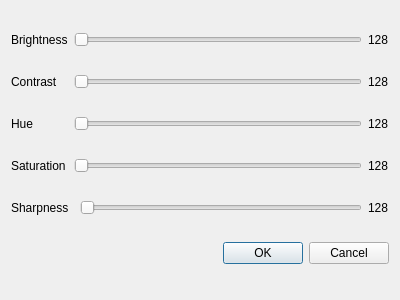
<?xml version="1.0" encoding="UTF-8"?>
<ui version="4.0">
 <class>ProcAmp</class>
 <widget class="QDialog" name="ProcAmp">
  <property name="geometry">
   <rect>
    <x>0</x>
    <y>0</y>
    <width>400</width>
    <height>300</height>
   </rect>
  </property>
  <property name="windowTitle">
   <string>Dialog</string>
  </property>
  <layout class="QGridLayout" name="gridLayout">
   <item row="0" column="0">
    <widget class="QLabel" name="label_Brightness">
     <property name="text">
      <string>Brightness</string>
     </property>
    </widget>
   </item>
   <item row="0" column="1" colspan="2">
    <widget class="QSlider" name="horizontalSlider">
     <property name="orientation">
      <enum>Qt::Orientation::Horizontal</enum>
     </property>
    </widget>
   </item>
   <item row="0" column="3">
    <widget class="QLabel" name="label_6">
     <property name="text">
      <string>128</string>
     </property>
    </widget>
   </item>
   <item row="1" column="0">
    <widget class="QLabel" name="label_Contrast">
     <property name="text">
      <string>Contrast</string>
     </property>
    </widget>
   </item>
   <item row="1" column="1" colspan="2">
    <widget class="QSlider" name="horizontalSlider_2">
     <property name="orientation">
      <enum>Qt::Orientation::Horizontal</enum>
     </property>
    </widget>
   </item>
   <item row="1" column="3">
    <widget class="QLabel" name="label_7">
     <property name="text">
      <string>128</string>
     </property>
    </widget>
   </item>
   <item row="2" column="0">
    <widget class="QLabel" name="label_Hue">
     <property name="text">
      <string>Hue</string>
     </property>
    </widget>
   </item>
   <item row="2" column="1" colspan="2">
    <widget class="QSlider" name="horizontalSlider_3">
     <property name="orientation">
      <enum>Qt::Orientation::Horizontal</enum>
     </property>
    </widget>
   </item>
   <item row="2" column="3">
    <widget class="QLabel" name="label_8">
     <property name="text">
      <string>128</string>
     </property>
    </widget>
   </item>
   <item row="3" column="0">
    <widget class="QLabel" name="label_Saturation">
     <property name="text">
      <string>Saturation</string>
     </property>
    </widget>
   </item>
   <item row="3" column="1" colspan="2">
    <widget class="QSlider" name="horizontalSlider_4">
     <property name="orientation">
      <enum>Qt::Orientation::Horizontal</enum>
     </property>
    </widget>
   </item>
   <item row="3" column="3">
    <widget class="QLabel" name="label_9">
     <property name="text">
      <string>128</string>
     </property>
    </widget>
   </item>
   <item row="4" column="0" colspan="2">
    <widget class="QLabel" name="label_Sharpness">
     <property name="text">
      <string>Sharpness</string>
     </property>
    </widget>
   </item>
   <item row="4" column="2">
    <widget class="QSlider" name="horizontalSlider_5">
     <property name="orientation">
      <enum>Qt::Orientation::Horizontal</enum>
     </property>
    </widget>
   </item>
   <item row="4" column="3">
    <widget class="QLabel" name="label_10">
     <property name="text">
      <string>128</string>
     </property>
    </widget>
   </item>
   <item row="5" column="0" colspan="4">
    <widget class="QDialogButtonBox" name="buttonBox">
     <property name="orientation">
      <enum>Qt::Orientation::Horizontal</enum>
     </property>
     <property name="standardButtons">
      <set>QDialogButtonBox::StandardButton::Cancel|QDialogButtonBox::StandardButton::Ok</set>
     </property>
    </widget>
   </item>
  </layout>
 </widget>
 <resources/>
 <connections>
  <connection>
   <sender>buttonBox</sender>
   <signal>accepted()</signal>
   <receiver>ProcAmp</receiver>
   <slot>accept()</slot>
   <hints>
    <hint type="sourcelabel">
     <x>248</x>
     <y>254</y>
    </hint>
    <hint type="destinationlabel">
     <x>157</x>
     <y>274</y>
    </hint>
   </hints>
  </connection>
  <connection>
   <sender>buttonBox</sender>
   <signal>rejected()</signal>
   <receiver>ProcAmp</receiver>
   <slot>reject()</slot>
   <hints>
    <hint type="sourcelabel">
     <x>316</x>
     <y>260</y>
    </hint>
    <hint type="destinationlabel">
     <x>286</x>
     <y>274</y>
    </hint>
   </hints>
  </connection>
 </connections>
</ui>
